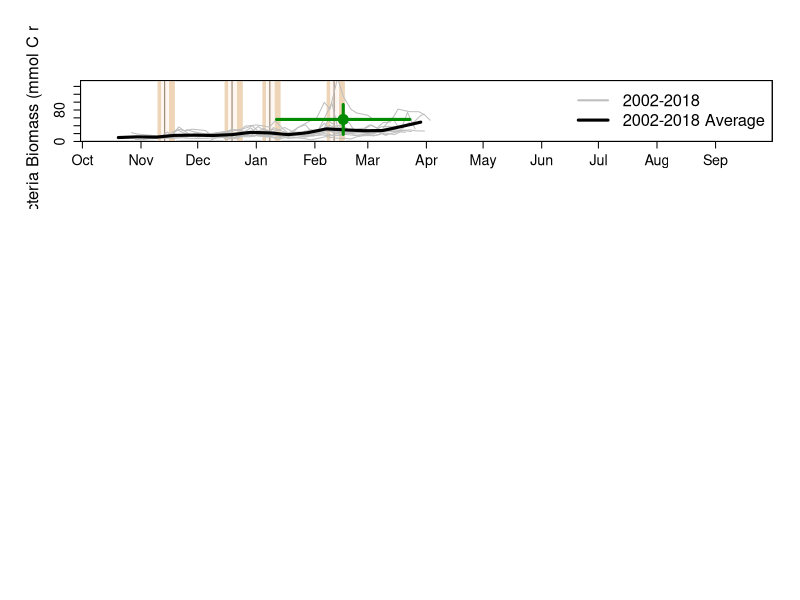

Source code (R):
require(lubridate)
require(zoo)
require(ggplot2)
require(reshape2)
require(openxlsx)

####### early vs lat ice yrs. 
late <- c(1991, 1994, 2004, 2013, 2015) 
early<- c (1992, 1998, 2007, 2008, 2010)

#### directories 
data_wd<-"~/Desktop/CodeData/DATA/"
plot_wd<-"~/Desktop/CodeData/PLOTS/"

####### Load Data ########
setwd(data_wd)
mn_repro_dates <- read.xlsx("Pal Datasets.xlsx", sheet = "Adélie", skipEmptyRows = FALSE)
bb <- read.xlsx("Pal Datasets.xlsx", sheet = "Bacteria", skipEmptyRows = FALSE)


####### Loop through each season to pull out min/max for variable of interest #####
BB_max<-NULL

for(g in 1:length(unique(bb$Season))){
  this_yr<-unique(bb$Season)[g]
  v1<-subset(bb, bb$Season == this_yr)
  v1<-v1[order(v1$Days.Sept30),]
  ###### calculate peak
  BB_max<-rbind(BB_max, rbind(
    c("BactBiomass",  this_yr, v1$Days.Sept30[which.max(v1[,6])], v1[,6][which.max(v1[,6])])))
#  dev.new()
# plot(v1$Days.Sept30, v1[,6], type="o", main=c(g, this_yr), xlim=c(1, 200))
#abline(v= v1$Days.Sept30[which.max(v1[,6])], col="green")
}

colnames( BB_max)<-c("variable","season","day_of_max", "max_BB_value")
BB_max<-as.data.frame(BB_max)
BB_max[,2]<-as.numeric(as.character(BB_max[,2]))
BB_max[,3]<-as.numeric(as.character(BB_max[,3]))
BB_max[,4]<-as.numeric(as.character(BB_max[,4]))


#remove years with missing data 
BB_max[BB_max$season %in% c(  2008, 2018),3]<-NA
BB_max[BB_max$season %in% c( 2008, 2018),4]<-NA
#save(BB_max, file="BB_max.Rdata")









##############  FIGURE #####################  

######## Labeling dates
dates<-as.Date(c("2020-10-01", "2020-11-01" ,"2020-12-01" ,"2021-01-01", "2021-02-01", "2021-03-01", "2021-04-01", "2021-05-01", "2021-06-01", "2021-07-01", "2021-08-01" ,"2021-09-01"))
day_since_sept30<-c(1, 32, 62 ,93, 124, 152, 183, 213, 244, 274, 305, 336)

setwd(plot_wd)
pdf("BactBiomass_summary_phenology.pdf", height=10, width=6)
par(mfrow=c(3,1)); par(oma=c(2,2,2,0))

plot(NA,NA, col="lightgray", xlim=c(0,366), ylim=c(0,155) , xlab="", ylab="Bacteria Biomass (mmol C m^-2)", cex.lab=1.5, cex.axis=1.3,,xaxs="i",yaxs="i", xaxt="n")
axis(1, at=day_since_sept30, label=format(dates, "%b"),cex.axis=1.3)

############## and quantiles and mean penguin dates 
id1<-1
id2<-5
col1<-"bisque2" 
rect(quantile(mn_repro_dates[,2], na.rm=TRUE)[id1], -1000, quantile(mn_repro_dates[,2], na.rm=TRUE)[id2], 1000, col=col1, border=F)
rect(quantile(mn_repro_dates[,3], na.rm=TRUE)[id1], -1000, quantile(mn_repro_dates[,3], na.rm=TRUE)[id2], 1000, col=col1, border=F)
rect(quantile(mn_repro_dates[,4], na.rm=TRUE)[id1], -1000, quantile(mn_repro_dates[,4], na.rm=TRUE)[id2], 1000, col=col1, border=F)
rect(quantile(mn_repro_dates[,5], na.rm=TRUE)[id1], -1000, quantile(mn_repro_dates[,5], na.rm=TRUE)[id2], 1000, col=col1, border=F)
id1<-2
id2<-4
col2<-"seashell1" 
rect(quantile(mn_repro_dates[,2], na.rm=TRUE)[id1], -1000, quantile(mn_repro_dates[,2], na.rm=TRUE)[id2], 1000, col=col2, border=F)
rect(quantile(mn_repro_dates[,3], na.rm=TRUE)[id1], -1000, quantile(mn_repro_dates[,3], na.rm=TRUE)[id2], 1000, col=col2, border=F)
rect(quantile(mn_repro_dates[,4], na.rm=TRUE)[id1], -1000, quantile(mn_repro_dates[,4], na.rm=TRUE)[id2], 1000, col=col2, border=F)
rect(quantile(mn_repro_dates[,5], na.rm=TRUE)[id1], -1000, quantile(mn_repro_dates[,5], na.rm=TRUE)[id2], 1000, col=col2, border=F)

# add repro means 
abline(v= mean(mn_repro_dates[,2], na.rm=TRUE), col="bisque4")#lay
abline(v= mean(mn_repro_dates[,3], na.rm=TRUE), col="bisque4")#hatch
abline(v= mean(mn_repro_dates[,4], na.rm=TRUE), col="bisque4")#crit per
abline(v= mean(mn_repro_dates[,5], na.rm=TRUE), col="bisque4")# fledge
############## ############## ############## 

#plot line for each year 
for(q in 1:length(unique(bb$Season))){
  yr1<-subset(bb, bb$Season == unique(bb$Season)[q])
  if((yr1$Season[1] %in% c(2002,  2018))==F ){
    yr1<-yr1[order(yr1$Days.Sept30),]
    lines(yr1$Days.Sept30, yr1[,6], col="gray")
  }
}
box()

zzz<-bb[order(bb$Days.Sept30),]
#remove years with incomplete data 
zzz<-zzz[-which(zzz$Season %in% c(2002, 2018)==T),]
roundJD<-  round(zzz$Days.Sept30, digits=-1)#rounds to nearest 10   
aaa<-aggregate(zzz[,6], by=list(roundJD), FUN=mean, na.rm=T)
lines(aaa[,1], aaa[,2], col="black", lwd=3)

##### ad mn/sd in peak
lwd_id<-3; cex_id<-3; pt_COL<-"green4"

points(mean(BB_max$day_of_max, na.rm=TRUE), mean(BB_max$max_BB_value, na.rm=TRUE) , cex=cex_id, pch=20, col=pt_COL)
#sd for day of peak 
segments(mean(BB_max$day_of_max, na.rm=TRUE)- sd(BB_max$day_of_max, na.rm=TRUE) ,mean(BB_max$max_BB_value, na.rm=TRUE),
         mean(BB_max$day_of_max, na.rm=TRUE)+ sd(BB_max$day_of_max, na.rm=TRUE), mean(BB_max$max_BB_value, na.rm=TRUE), col=pt_COL,lwd=lwd_id)
#sd for magnitude of wind speed 
segments(mean(BB_max$day_of_max, na.rm=TRUE), mean(BB_max$max_BB_value, na.rm=TRUE)- sd(BB_max$max_BB_value, na.rm=TRUE),
         mean(BB_max$day_of_max, na.rm=TRUE), mean(BB_max$max_BB_value, na.rm=TRUE)+ sd(BB_max$max_BB_value, na.rm=TRUE),col=pt_COL, lwd=lwd_id)

legend("topright", c("2002-2018", "2002-2018 Average" ), lwd=c(2,3), col=c("gray", "black"), bty="n", cex=1.5)

dev.off()
#################################################################




